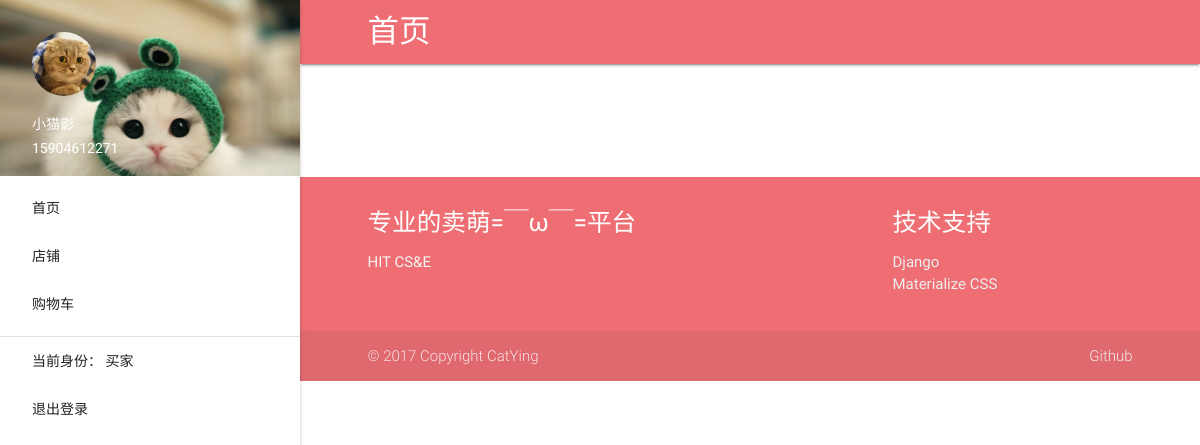
The app's page / (signed in), older data.
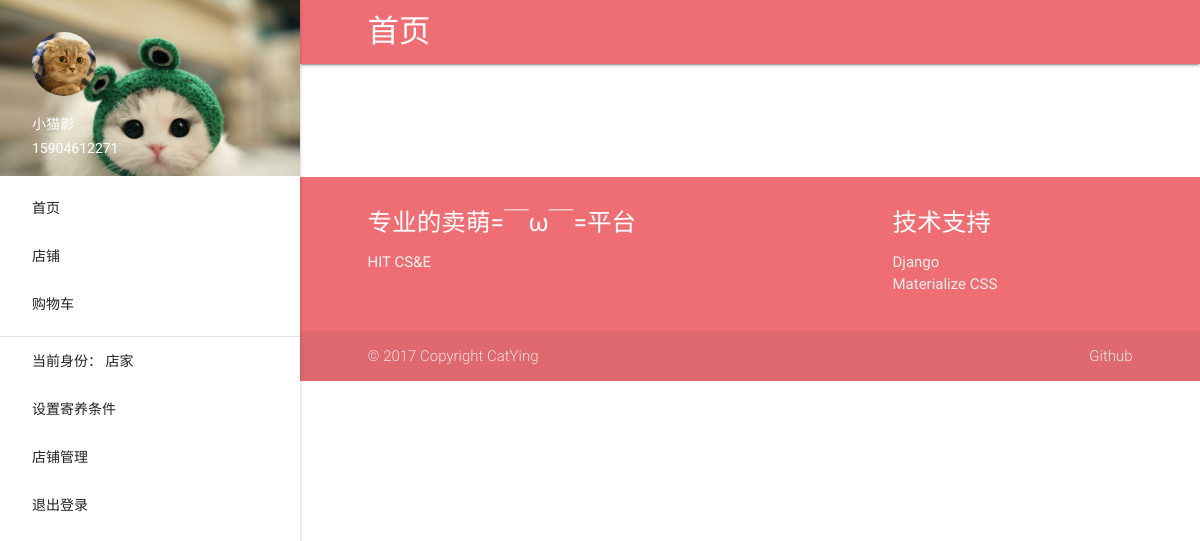
The same page, newer data.
### website/views.py (the view)
# urls.py: url(r'^$', views.IndexView.as_view(), name="index"),
class IndexView(FrontMixin, TemplateView):
    template_name = "index.html"
    def get_context_data(self, **kwargs):
        context = super(IndexView, self).get_context_data(**kwargs)
        return context

### authentication/mixin.py (called while the page is built)
    def get_context_data(self, **kwargs):
        context = super(AuthMixin, self).get_context_data(**kwargs)
        if self.request.user.is_authenticated():
            myuser = self.request.user.myuser
            context['myuser'] = myuser
        return context

### website/mixin.py (called while the page is built)
    def get_context_data(self, **kwargs):
        return super(FrontMixin, self).get_context_data(**kwargs)

### templates/index.html (shortened to what this page needs)
{% extends 'base.html' %}
{% load staticfiles %}
{% block navhead %}首页{% endblock %}
{% block content %}
    <br>
    <br>
    <br>
    <br>
    <br>
{% endblock %}

### templates/base.html (shortened to what this page needs)
{% load staticfiles %}
<!doctype html>
<html lang="zh-CN">
<head>
    <link rel="stylesheet" href="{% static 'css/materialize.css' %}">
</head>
<body>
<header>
    <div class="container">
        <ul id="slide-out" class="side-nav fixed">
            <li>
                <div class="userView">
                    <div class="background">
                        <img src="{% static 'imgs/71b2cbb3ly1fdkd6l6eikj21kw13u474.jpg' %}" style="max-width: 300px">
                    </div>
                    {% if myuser %}
                        <a href="#"><img class="circle" src="{% url 'media' myuser.head_img %}"></a>
                        <a href="#"><span class="white-text name">{{ myuser.nickname }}</span></a>
                        <a href="#"><span class="white-text email">{{ myuser.cellphone }}</span></a>
                    {% else %}
                        <a href="#"><img class="circle" src="{% static "imgs/20130121222641_Hd5xE.jpeg" %}"></a>
                        <a href="#"><span class="white-text name">登录查看更多</span></a>
                        <a href="#"><span class="white-text email">喵~</span></a>
                    {% endif %}
                </div>
            </li>
            <li><a href="{% url 'index' %}" class="waves-effect">首页</a></li>
            <li><a href="{% url 'list' %}" class="waves-effect">店铺</a></li>
            <li><a href="{%  url 'cart' %}" class="waves-effect">购物车</a></li>
            <li>
                <div class="divider"></div>
            </li>
            {% if myuser %}
                <li><a class="waves-effect" id="identify">当前身份：
                    {% if myuser.current_stage == 1 %}
                        买家
                    {% elif myuser.current_stage == 2 %}
                        寄养用户
                    {% elif myuser.current_stage == 3 %}
                        店家
                    {% elif myuser.current_stage == 4 %}
                        超管
                    {% endif %}
                </a></li>
                {% if myuser.current_stage >= 2 %}
                    <li><a href="#">设置寄养条件</a></li>
                    {% if myuser.current_stage >= 3 %}
                        <li><a href="{% url 'self-shop' %}">店铺管理</a></li>
                    {% endif %}
                {% endif %}
                <li><a class="waves-effect" href="{% url 'logout' %}">退出登录</a></li>
            {% else %}
                <li><a href="{% url 'login' %}">登录</a></li>
                <li><a href="{% url 'register' %}">注册</a></li>
            {% endif %}
        </ul>
    </div>
</header>
<main>
    <nav>
        <div class="container">
            <div class="nav-wrapper">
                <a href="#" class="brand-logo">{% block navhead %}{% endblock %}</a>
            </div>
        </div>
    </nav>
    {% block content %}
    {% endblock %}
</main>
<footer class="page-footer">
    <div class="container">
        <div class="row">
            <div class="col l6 s12">
                <h5 class="white-text">专业的卖萌=￣ω￣=平台</h5>
                <p class="grey-text text-lighten-4">HIT CS&E</p>
            </div>
            <div class="col l4 offset-l2 s12">
                <h5 class="white-text">技术支持</h5>
                <ul>
                    <li><a class="grey-text text-lighten-3" href="https://djangoproject.com">Django</a></li>
                    <li><a class="grey-text text-lighten-3" href="http://www.materializecss.cn/">Materialize CSS</a>
                    </li>
                </ul>
            </div>
        </div>
    </div>
    <div class="footer-copyright">
        <div class="container">
            © 2017 Copyright CatYing
            <a class="grey-text text-lighten-3 right" href="https://github.com/catying">Github</a>
        </div>
    </div>
</footer>
</body>
</html>

Row changes from the older to the newer data that the page shows:
changed MyUser "小猫影": current_stage 1 → 3 (drawn)
Text that changed along with them:
text no longer shown: "买家"
text now shown: "店家 设置寄养条件 店铺管理"
